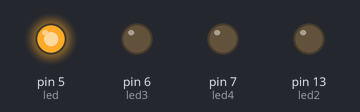
Recording of a sketch running on a simulated Arduino Uno, built with avr-gcc and run on an emulated ATmega328P. On the bench: output pins drawn as LEDs (lit = HIGH).

Above: at 0.1 s.
At 0.9 s:
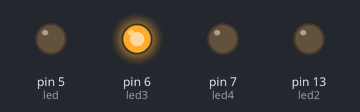
At 1.3 s:
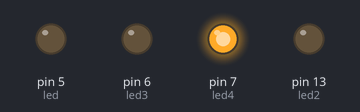
At 3.7 s:
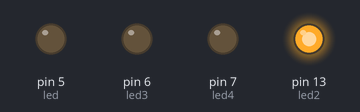
At 7.1 s:
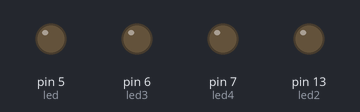
Timing chart, 0 to 7.4 s (numbered marks = the images above):
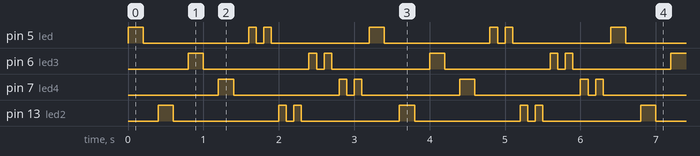

The sketch:

leds.ino
```cpp
int led = 5;
int led2 = 13;
int led3 = 6;
int led4 = 7;
void setup() {
  // put your setup code here, to run once:
  pinMode (led, OUTPUT);
  pinMode (led2, OUTPUT);
  pinMode (led3, OUTPUT);
  pinMode (led4, OUTPUT);
}

void loop() {
  digitalWrite (led, HIGH);
  delay (200);
  digitalWrite (led, LOW);
  delay (200);
  digitalWrite (led2, HIGH);
  delay (200);
  digitalWrite (led2, LOW);
  delay (200);
  digitalWrite (led3, HIGH);
  delay (200);
  digitalWrite (led3, LOW);
  delay (200);
  digitalWrite (led4, HIGH);
  delay (200);
  digitalWrite (led4, LOW);
  delay (200);
  digitalWrite (led, HIGH);
  delay (100);
  digitalWrite (led, LOW);
  delay (100);
  digitalWrite (led, HIGH);
  delay (100);
  digitalWrite (led, LOW);
  delay (100);
  digitalWrite (led2, HIGH);
  delay (100);
  digitalWrite (led2, LOW);
  delay (100);
  digitalWrite (led2, HIGH);
  delay (100);
  digitalWrite (led2, LOW);
  delay (100);
  digitalWrite (led3, HIGH);
  delay (100);
  digitalWrite (led3, LOW);
  delay (100);
  digitalWrite (led3, HIGH);
  delay (100);
  digitalWrite (led3, LOW);
  delay (100);
  digitalWrite (led4, HIGH);
  delay (100);
  digitalWrite (led4, LOW);
  delay (100);
  digitalWrite (led4, HIGH);
  delay (100);
  digitalWrite (led4, LOW);
  delay (100);
}
```

Measured:
- by itself, pin 5 (led), pin 6 (led3), pin 7 (led4), pin 13 (led2): repeats every 3.2 s: LOW 1.4 s, HIGH 0.10 s, LOW 0.10 s, HIGH 0.10 s, LOW 1.3 s, HIGH 0.20 s
